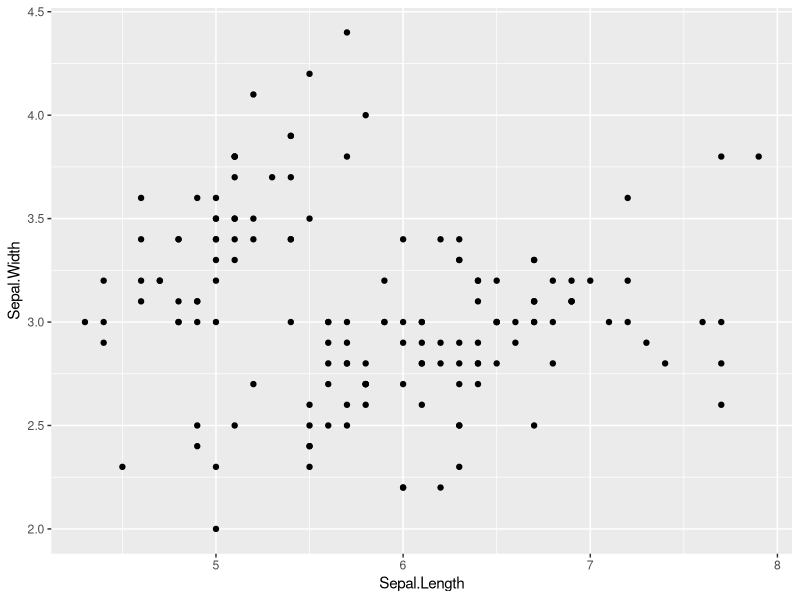
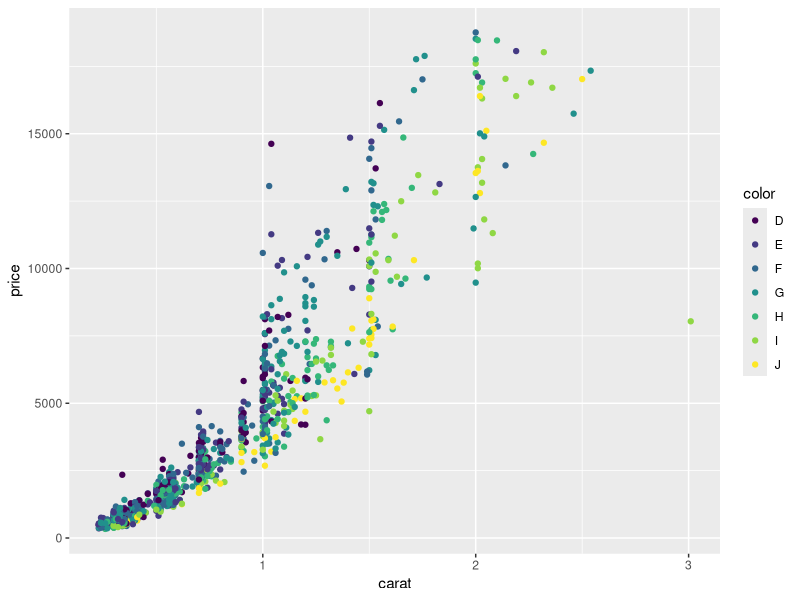
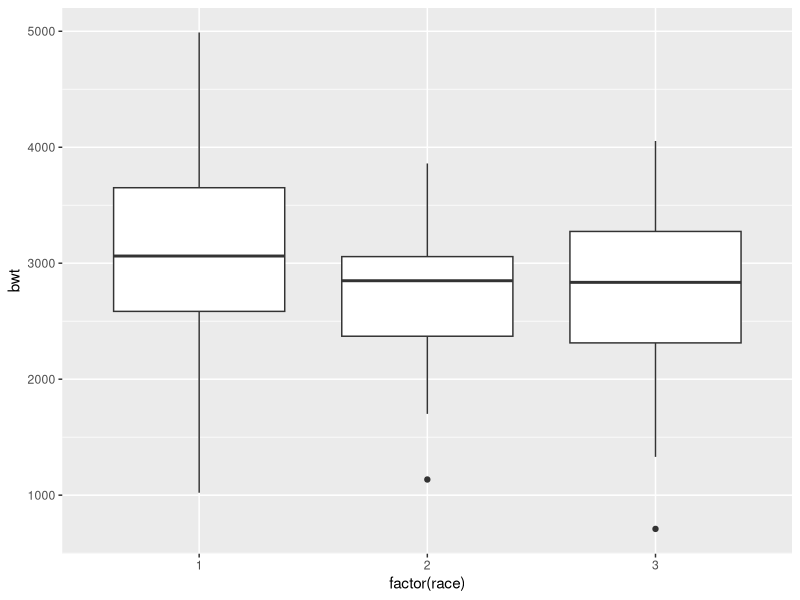
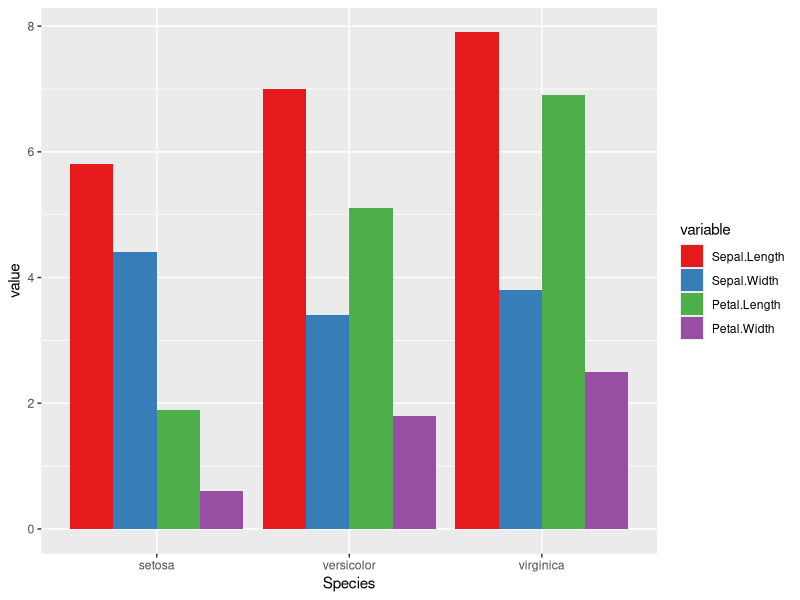

Write R code to recreate these figures, in order.
# ggplot learning script
# Naupaka Zimmerman naupaka@gmail.com
# February 22, 2015

install.packages("ggplot2", dependencies = TRUE)
install.packages("plyr")
install.packages("ggthemes")
install.packages("reshape2")

library("ggplot2")
library("reshape2")
library("ggthemes")
library("plyr")

myplot <- ggplot(data = iris, aes(x = Sepal.Length, y = Sepal.Width)) + geom_point()
myplot 

d2 <- diamonds[sample(1:dim(diamonds)[1], 1000), ]

dim(diamonds)
dim(diamonds)[1]

ggplot(d2, aes(carat, price, color=color)) + geom_point()

library(MASS)
ggplot(birthwt, aes(factor(race), bwt)) + geom_boxplot()

library("reshape2")
df  <- melt(iris, id.vars = "Species")
ggplot(df, aes(Species, value, fill = variable)) +
    geom_bar(stat = "identity", position = "dodge") +
    scale_fill_brewer(palette = "Set1")

# Done with lecture
